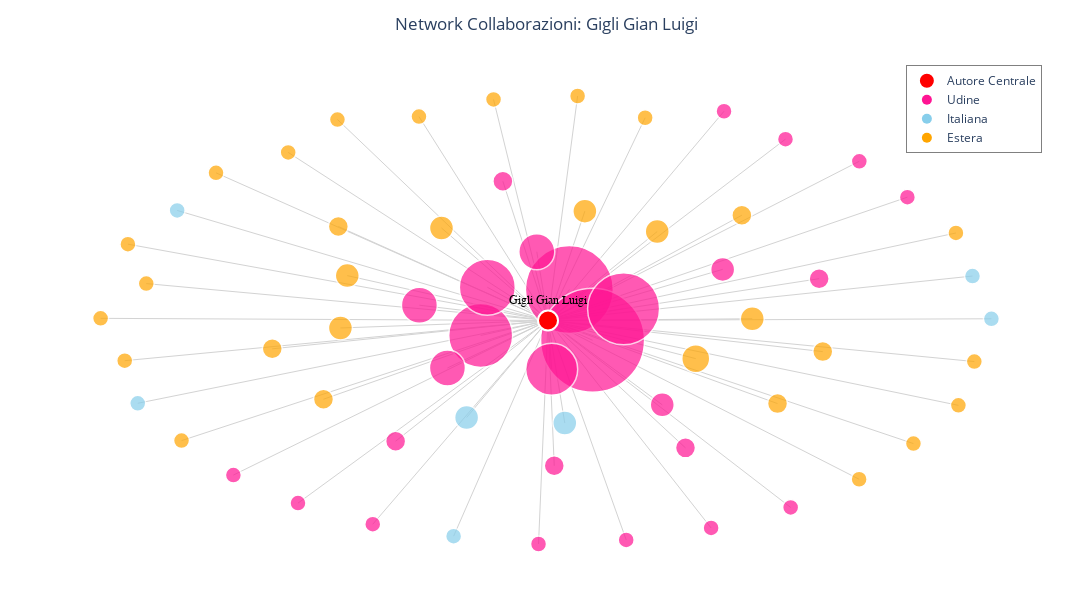

Notebook code cell kept with this figure:
### Markdown cell above
GRAFO 5

### Code cell
import pandas as pd
import networkx as nx
import plotly.graph_objects as go
import re
from collections import Counter

# =========================================
# 1. CARICAMENTO E IDENTIFICAZIONE AUTORE
# =========================================
df = pd.read_csv("nuovo_dataset.csv")
df = df.dropna(subset=["Author full names"])

# Pulizia autori (Tua modalità specifica)
df["authors_list"] = (
    df["Author full names"]
    .str.split(";")
    .apply(lambda authors: [
        re.sub(r"\s*\([^)]*\)", "", a).replace(",", "").strip()
        for a in authors
    ])
)

# Funzione per trovare l'autore con più collaborazioni
def get_central_author_data(df):
    G_temp = nx.Graph()
    for authors in df["authors_list"]:
        if len(authors) > 1:
            for i in range(len(authors)):
                for j in range(i + 1, len(authors)):
                    G_temp.add_edge(authors[i], authors[j])
    
    degree_cent = nx.degree_centrality(G_temp)
    # Prende il primo della lista per Degree
    top_author = sorted(degree_cent.items(), key=lambda x: x[1], reverse=True)[0][0]
    return top_author

# Otteniamo l'autore centrale
central_author = get_central_author_data(df)

# =========================================
# 2. ANALISI COLLABORAZIONI UNIVERSITARIE
# =========================================
G = nx.Graph()
G.add_node(central_author, type='central', weight=0)

university_counts = Counter()

# Filtriamo per gli articoli dell'autore centrale
df_central_author = df[df["authors_list"].apply(lambda x: central_author in x)].copy()

for _, row in df_central_author.iterrows():
    # Verifica collaborazione interna Udine
    authors_with_affs = str(row.get("Authors with affiliations", ""))
    udine_occurrences = len(re.findall(r"Udine", authors_with_affs, re.IGNORECASE))
    internal_collab_udine = udine_occurrences > 1

    # Estrazione università
    affiliations = row.get("Affiliations", "")
    if pd.isna(affiliations): continue
    
    parts = re.split(r";|\|", str(affiliations))
    universities = [p.strip() for p in parts if any(k in p.lower() for k in ["univ", "universit", "university"])]
    
    unique_unis_in_paper = set()
    for u in universities:
        if "udine" in u.lower():
            if internal_collab_udine: unique_unis_in_paper.add(u)
        else:
            unique_unis_in_paper.add(u)
    
    university_counts.update(unique_unis_in_paper)

# Aggiunta nodi e archi al Grafo
for uni, count in university_counts.items():
    is_udine = "udine" in uni.lower()
    is_italy = any(k in uni.lower() for k in ["italy", "italia"])
    
    u_type = "internal" if is_udine else ("italian" if is_italy else "foreign")
    G.add_node(uni, type=u_type, weight=count)
    G.add_edge(central_author, uni, weight=count)

# =========================================
# 3. LAYOUT E POSIZIONI (DOPO l'aggiunta di tutti i nodi)
# =========================================
pos = nx.spring_layout(G, k=0.4, weight='weight', seed=42) 

# Schiacciamento asse Y per estetica
for node in pos:
    pos[node][1] = pos[node][1] * 0.5 

# =========================================
# 4. TRACCE PLOTLY
# =========================================

# Archi
edge_x, edge_y = [], []
for edge in G.edges():
    x0, y0 = pos[edge[0]]; x1, y1 = pos[edge[1]]
    edge_x.extend([x0, x1, None]); edge_y.extend([y0, y1, None])

edge_trace = go.Scatter(
    x=edge_x, y=edge_y, line=dict(width=1, color='#D3D3D3'),
    hoverinfo='none', mode='lines', showlegend=False
)

# Nodi Università
node_x, node_y, node_text, node_color, node_size = [], [], [], [], []
for node in G.nodes():
    if node == central_author: continue
    x, y = pos[node]
    node_x.append(x); node_y.append(y)
    
    data = G.nodes[node]
    color = '#FF1493' if data['type'] == 'internal' else ('skyblue' if data['type'] == 'italian' else 'orange')
    node_color.append(color)
    node_size.append(12 + data['weight'] * 4)
    node_text.append(f"{node}<br>Collaborazioni: {data['weight']}")

node_trace = go.Scatter(
    x=node_x, y=node_y, mode='markers', hoverinfo='text', text=node_text,
    marker=dict(color=node_color, size=node_size, line=dict(width=1.5, color='white')),
    showlegend=False
)

# Nodo Centrale
central_node_trace = go.Scatter(
    x=[pos[central_author][0]], y=[pos[central_author][1]],
    mode='markers+text', text=[central_author],
    textposition="top center", hoverinfo='none',
    marker=dict(color='red', size=20, line=dict(width=2, color='white')),
    textfont=dict(size=12, color='black', family="Arial Black"),
    name='Autore Centrale', showlegend=True
)

# Legenda
legend_traces = [
    go.Scatter(x=[None], y=[None], mode='markers', marker=dict(size=10, color='#FF1493'), name='Udine'),
    go.Scatter(x=[None], y=[None], mode='markers', marker=dict(size=10, color='skyblue'), name='Italiana'),
    go.Scatter(x=[None], y=[None], mode='markers', marker=dict(size=10, color='orange'), name='Estera')
]

# =========================================
# 5. VISUALIZZAZIONE
# =========================================
fig = go.Figure(data=[edge_trace, node_trace, central_node_trace] + legend_traces)

fig.update_layout(
    title=dict(text=f"Network Collaborazioni: {central_author}", x=0.5),
    legend=dict(yanchor="top", y=0.99, xanchor="right", x=0.99, bordercolor="Gray", borderwidth=1),
    margin=dict(b=20, l=40, r=40, t=60),
    width=1200, height=600,
    xaxis=dict(showgrid=False, zeroline=False, showticklabels=False),
    yaxis=dict(showgrid=False, zeroline=False, showticklabels=False),
    paper_bgcolor='white', plot_bgcolor='white'
)

fig.show()

### Figure 1 — Plotly figure (JSON) as saved in the notebook; plotly's stock layout.template omitted (floating-point values rounded to 4 significant figures; data arrays with more than 128 entries replaced by an {"elided": "..."} marker saying what was removed)
{"data": [{"hoverinfo": "none", "line": {"color": "#D3D3D3", "width": 1}, "mode": "lines", "showlegend": false, "type": "scatter", "x": {"elided": "192 float values"}, "y": {"elided": "192 float values"}}, {"hoverinfo": "text", "marker": {"color": ["#FF1493", "#FF1493", "#FF1493", "#FF1493", "#FF1493", "#FF1493", "#FF1493", "#FF1493", "#FF1493", "orange", "orange", "orange", "orange", "#FF1493", "#FF1493", "#FF1493", "#FF1493", "#FF1493", "orange", "orange", "orange", "orange", "orange", "skyblue", "orange", "orange", "orange", "orange", "skyblue", "skyblue", "orange", "orange", "orange", "orange", "orange", "skyblue", "orange", "#FF1493", "#FF1493", "#FF1493", "#FF1493", "#FF1493", "orange", "orange", "orange", "skyblue", "orange", "orange", "orange", "orange", "skyblue", "orange", "orange", "#FF1493", "#FF1493", "#FF1493", "#FF1493", "#FF1493", "skyblue", "#FF1493", "#FF1493", "orange", "#FF1493", "orange"], "line": {"color": "white", "width": 1.5}, "size": [20, 64, 56, 20, 88, 104, 20, 36, 52, 28, 16, 16, 16, 24, 20, 36, 72, 36, 20, 24, 20, 16, 16, 24, 16, 24, 16, 20, 16, 24, 20, 24, 24, 16, 24, 16, 24, 20, 16, 24, 16, 16, 20, 16, 16, 16, 16, 16, 20, 16, 16, 16, 16, 16, 16, 16, 16, 16, 16, 16, 16, 16, 16, 16]}, "mode": "markers", "showlegend": false, "text": ["Neurology and Clinical Neurophysiology, Presidio Ospedaliero Universitario Santa Maria della Misericordia , Udine, Udine, UD, Italy<br>Collaborazioni: 2", "Neurological Clinic, Presidio Ospedaliero Universitario Santa Maria della Misericordia , Udine, Udine, UD, Italy<br>Collaborazioni: 13", "Department of Mathematics, Università degli Studi di Udine, Udine, UD, Italy<br>Collaborazioni: 11", "Neurosurgery Unit, Presidio Ospedaliero Universitario Santa Maria della Misericordia , Udine, Udine, UD, Italy<br>Collaborazioni: 2", "Università degli Studi di Udine, Udine, UD, Italy<br>Collaborazioni: 19", "Università degli Studi di Udine, Dipartimento di Area Medica, Udine, UD, Italy<br>Collaborazioni: 23", "Department of Laboratory Medicine, Presidio Ospedaliero Universitario Santa Maria della Misericordia , Udine, Udine, UD, Italy<br>Collaborazioni: 2", "Department of Neuroscience, Presidio Ospedaliero Universitario Santa Maria della Misericordia , Udine, Udine, UD, Italy<br>Collaborazioni: 6", "Department of Mathematics and Physics, Università degli Studi di Udine, Udine, UD, Italy<br>Collaborazioni: 10", "Université Claude Bernard Lyon 1, Villeurbanne, Auvergne-Rhone-Alpes, France<br>Collaborazioni: 4", "Université Jean Monnet Saint Etienne, Saint-Etienne, Auvergne-Rhone-Alpes, France<br>Collaborazioni: 1", "Department of Biochemistry, Centre Hospitalier Universitaire de Saint-Étienne, Saint-Etienne, Auvergne-Rhone-Alpes, France<br>Collaborazioni: 1", "Department of Neurology, Centre Hospitalier Universitaire de Saint-Étienne, Saint-Etienne, Auvergne-Rhone-Alpes, France<br>Collaborazioni: 1", "Institute of Pathology, Presidio Ospedaliero Universitario Santa Maria della Misericordia , Udine, Udine, UD, Italy<br>Collaborazioni: 3", "Neurology Unit, Policlinico Universitario, Udine, Udine, UD, Italy<br>Collaborazioni: 2", "Neurological Clinic, Policlinico Universitario, Udine, Udine, UD, Italy<br>Collaborazioni: 6", "Department of Neuroscience, Policlinico Universitario, Udine, Udine, UD, Italy<br>Collaborazioni: 15", "Neurology Unit, Università degli Studi di Udine, Dipartimento di Area Medica, Udine, UD, Italy<br>Collaborazioni: 6", "Department of Clinical Neurophysiology and Sleep Center, Université de Lille, Lille, Hauts-de-France, France<br>Collaborazioni: 2", "University of Oxford Medical Sciences Division, Oxford, Oxfordshire, United Kingdom<br>Collaborazioni: 3", "Department of Neuroscience, University of Montreal, Montreal, QC, Canada<br>Collaborazioni: 2", "Sleep Disorders Unit, Hôpital Universitaire Pitié Salpêtrière, Paris, Ile-de-France, France<br>Collaborazioni: 1", "Department of Neurology, Universitair Ziekenhuis Antwerpen, Edegem, VAN, Belgium<br>Collaborazioni: 1", "Department of Neurological Sciences, Università Vita-Salute San Raffaele, Milan, MI, Italy<br>Collaborazioni: 3", "Centre de Recherche en Biologie Structurale, Université McGill, Montreal, QC, Canada<br>Collaborazioni: 1", "Sleep disorder Unit, Hôpital Universitaire Carémeau, Nimes, Occitania, France<br>Collaborazioni: 3", "Department of Neurosurgery, Universitätsmedizin Göttingen, Gottingen, Niedersachsen, Germany<br>Collaborazioni: 1", "Department of Sleep Medicine and Neuromuscular Disorders, University of Münster, Munster, Nordrhein-Westfalen, Germany<br>Collaborazioni: 2", "Department of Neuroscience, Università degli Studi di Verona, Verona, VR, Italy<br>Collaborazioni: 1", "Department of Medical Sciences and Public Health, Università degli Studi di Cagliari, Cagliari, CA, Italy<br>Collaborazioni: 3", "Department of Psychiatry, University of Montreal, Montreal, QC, Canada<br>Collaborazioni: 2", "Department of Neurology, Philipps-Universität Marburg, Marburg, Hessen, Germany<br>Collaborazioni: 3", "Department of Psychology, Université du Québec à Montréal, Montreal, QC, Canada<br>Collaborazioni: 3", "Université de Montpellier, Montpellier, Occitanie, France<br>Collaborazioni: 1", "Department of Neurology and Neurosurgery, Université McGill, Montreal, QC, Canada<br>Collaborazioni: 3", "Department of Biomedical, Università degli Studi di Modena e Reggio Emilia, Modena, MO, Italy<br>Collaborazioni: 1", "Department of Neurology, Medizinische Universitat Innsbruck, Innsbruck, Tyrol, Austria<br>Collaborazioni: 3", "Department of Diagnostic Imaging, Presidio Ospedaliero Universitario Santa Maria della Misericordia , Udine, Udine, UD, Italy<br>Collaborazioni: 2", "Clinical Neurology Unit, Azienda Sanitaria Universitaria, Udine, Italy<br>Collaborazioni: 1", "Department of Medical Area (DAME), Università degli Studi di Udine, Udine, UD, Italy<br>Collaborazioni: 3", "Department of Infectious Diseases, Presidio Ospedaliero Universitario Santa Maria della Misericordia , Udine, Udine, UD, Italy<br>Collaborazioni: 1", "Laboratory of Immunogenetics, Presidio Ospedaliero Universitario Santa Maria della Misericordia , Udine, Udine, UD, Italy<br>Collaborazioni: 1", "Department of Neurology, Université de Montpellier, Montpellier, Occitanie, France<br>Collaborazioni: 2", "Sleep Disorders Unit, Sorbonne Université, Paris, Ile-de-France, France<br>Collaborazioni: 1", "Department of Neurology and Center of Clinical Neuroscience, Charles University, Prague, Czech Republic<br>Collaborazioni: 1", "Università degli Studi di Bologna, Facoltà di Medicina e Chirurgia, Bologna, BO, Italy<br>Collaborazioni: 1", "Department of Human Genetics, Université McGill, Montreal, QC, Canada<br>Collaborazioni: 1", "Université de Lille, Lille, Hauts-de-France, France<br>Collaborazioni: 1", "Department of Neurology, Universitätsmedizin Göttingen, Gottingen, Niedersachsen, Germany<br>Collaborazioni: 2", "Department of Neuroscience, Université du Québec à Montréal, Montreal, QC, Canada<br>Collaborazioni: 1", "Alma Mater Studiorum Università di Bologna, Bologna, BO, Italy<br>Collaborazioni: 1", "Department of Psychiatry, Université du Québec à Montréal, Montreal, QC, Canada<br>Collaborazioni: 1", "Department of Neurology with Institute of Translational Neurology, University of Münster, Munster, Nordrhein-Westfalen, Germany<br>Collaborazioni: 1", "Division of Vascular and Interventional Radiology, Policlinico Universitario, Udine, Udine, UD, Italy<br>Collaborazioni: 1", "Department of Cell Therapy and Hematology, Presidio Ospedaliero Universitario Santa Maria della Misericordia , Udine, Udine, UD, Italy<br>Collaborazioni: 1", "Institute of Pathology, Università degli Studi di Udine, Dipartimento di Area Medica, Udine, UD, Italy<br>Collaborazioni: 1", "Neurology Unit, Università degli Studi di Udine, Udine, UD, Italy<br>Collaborazioni: 1", "Institute of Hygiene and Clinical Epidemiology, Presidio Ospedaliero Universitario Santa Maria della Misericordia , Udine, Udine, UD, Italy<br>Collaborazioni: 1", "Department of Neurosciences, Biomedicine and Movement Sciences, Università degli Studi di Verona, Verona, VR, Italy<br>Collaborazioni: 1", "Department of Oncology, Presidio Ospedaliero Universitario Santa Maria della Misericordia , Udine, Udine, UD, Italy<br>Collaborazioni: 1", "Neurological Clinic, Università degli Studi di Udine, Dipartimento di Area Medica, Udine, UD, Italy<br>Collaborazioni: 1", "Department of Neurology and Rehabilitation, University of Illinois at Chicago, Chicago, IL, United States<br>Collaborazioni: 1", "Pediatric Unit, Policlinico Universitario, Udine, Udine, UD, Italy<br>Collaborazioni: 1", "Université de Lyon, Lyon, Auvergne-Rhone-Alpes, France<br>Collaborazioni: 1"], "type": "scatter", "x": [0.6058, -0.1506, -0.1358, -0.101, 0.04758, 0.09947, -0.3406, -0.2876, 0.008088, 0.33, -0.8191, -0.1219, -0.8979, 0.2552, 0.3071, -0.0252, 0.1688, -0.2249, 0.5128, -0.464, -0.4687, -0.5808, 0.217, -0.182, 0.9115, 0.2439, 0.06601, -0.6163, -0.917, 0.03736, 0.6139, -0.4487, -0.2382, -0.4707, 0.4564, -0.8289, 0.08223, 0.01383, 0.3643, 0.3902, -0.02131, -0.5589, 0.433, 0.917, -0.7421, 0.9485, 0.8165, 0.9526, -0.5019, -0.939, -0.2111, 0.6952, -0.2885, -0.3918, -0.7032, 0.803, 0.3932, 0.5421, 0.9907, 0.5306, 0.1746, -0.9461, 0.6956, -1], "y": [0.09168, -0.0333, 0.0728, 0.3059, 0.06766, -0.04385, -0.266, 0.0333, -0.1076, -0.08427, -0.2647, 0.486, 0.08087, -0.1859, -0.2806, 0.1509, 0.0256, -0.1048, -0.1832, -0.01682, 0.2065, 0.3696, 0.4458, -0.2138, 0.1923, 0.1954, 0.4937, -0.06268, -0.1825, -0.226, -0.06882, 0.09843, 0.2033, 0.442, 0.00352, 0.2419, 0.2403, -0.3201, -0.4569, 0.1121, -0.4922, -0.4022, 0.2313, -0.1871, 0.3246, 0.09749, -0.2712, -0.09072, -0.1736, 0.1676, -0.475, -0.3497, 0.4483, -0.4487, -0.3405, 0.2711, 0.4601, -0.4117, 0.003432, 0.3987, -0.4831, -0.08877, 0.3501, 0.004382]}, {"hoverinfo": "none", "marker": {"color": "red", "line": {"color": "white", "width": 2}, "size": 20}, "mode": "markers+text", "name": "Autore Centrale", "showlegend": true, "text": ["Gigli Gian Luigi"], "textfont": {"color": "black", "family": "Arial Black", "size": 12}, "textposition": "top center", "type": "scatter", "x": [-0.0001297], "y": [-0.0003442]}, {"marker": {"color": "#FF1493", "size": 10}, "mode": "markers", "name": "Udine", "type": "scatter", "x": [null], "y": [null]}, {"marker": {"color": "skyblue", "size": 10}, "mode": "markers", "name": "Italiana", "type": "scatter", "x": [null], "y": [null]}, {"marker": {"color": "orange", "size": 10}, "mode": "markers", "name": "Estera", "type": "scatter", "x": [null], "y": [null]}], "layout": {"height": 600, "legend": {"bordercolor": "Gray", "borderwidth": 1, "x": 0.99, "xanchor": "right", "y": 0.99, "yanchor": "top"}, "margin": {"b": 20, "l": 40, "r": 40, "t": 60}, "paper_bgcolor": "white", "plot_bgcolor": "white", "title": {"text": "Network Collaborazioni: Gigli Gian Luigi", "x": 0.5}, "width": 1200, "xaxis": {"showgrid": false, "showticklabels": false, "zeroline": false}, "yaxis": {"showgrid": false, "showticklabels": false, "zeroline": false}}}
